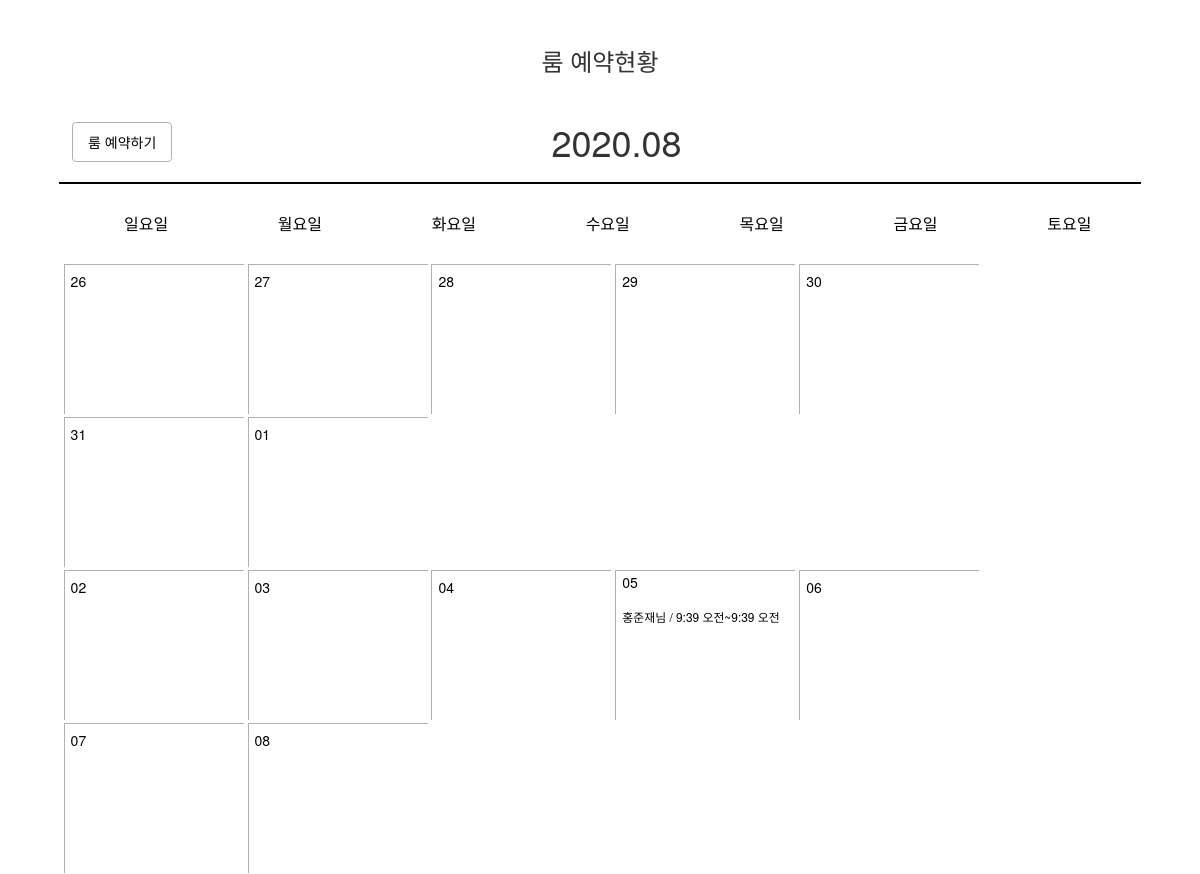
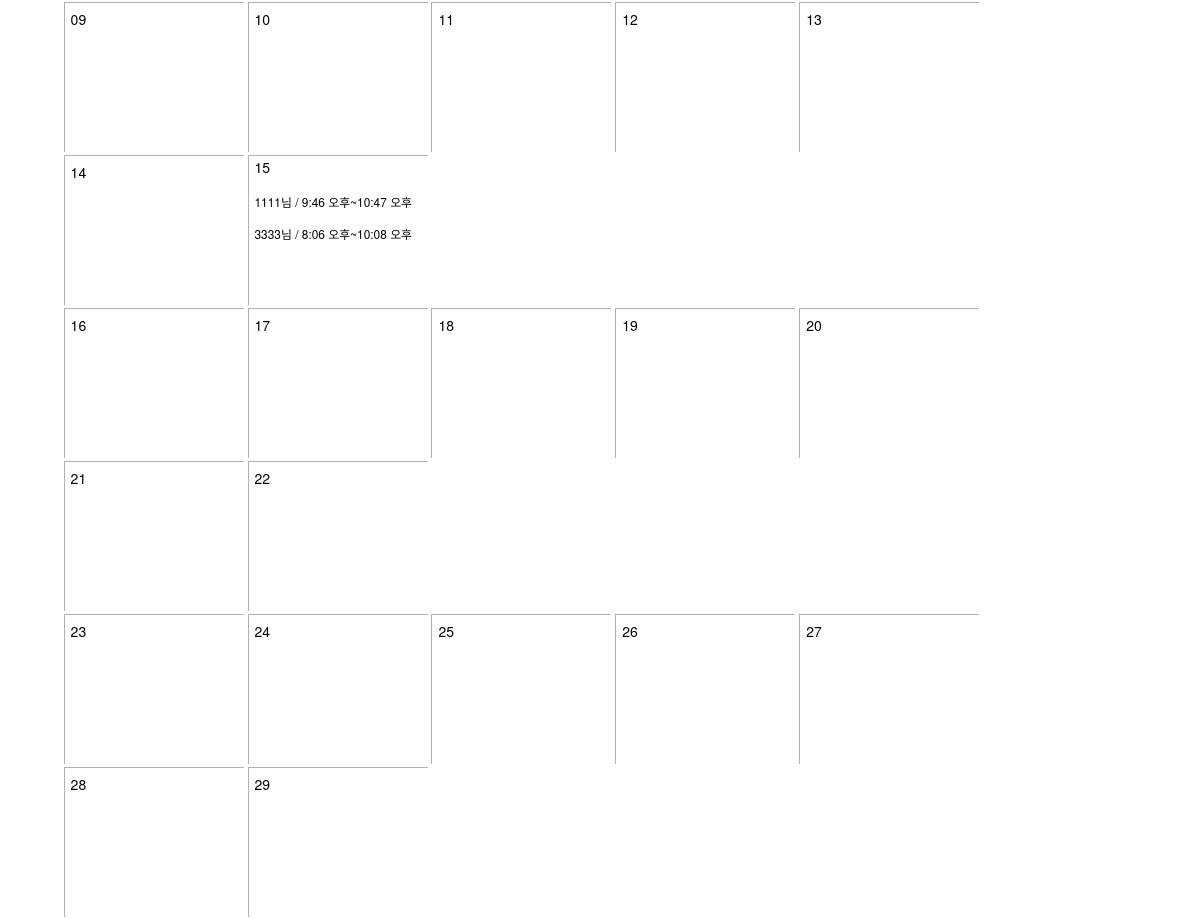
Before: / (upper part) with the older database file (2 pictures, top to bottom).
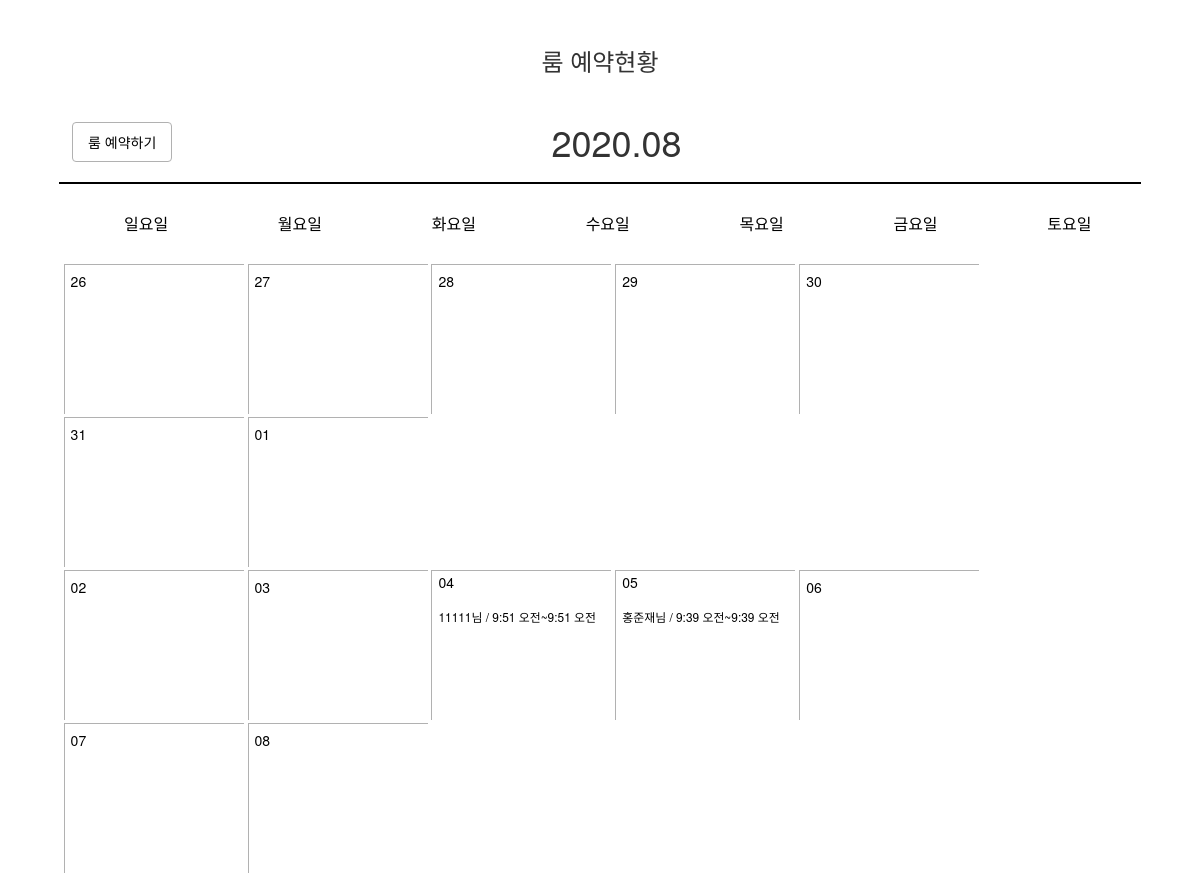
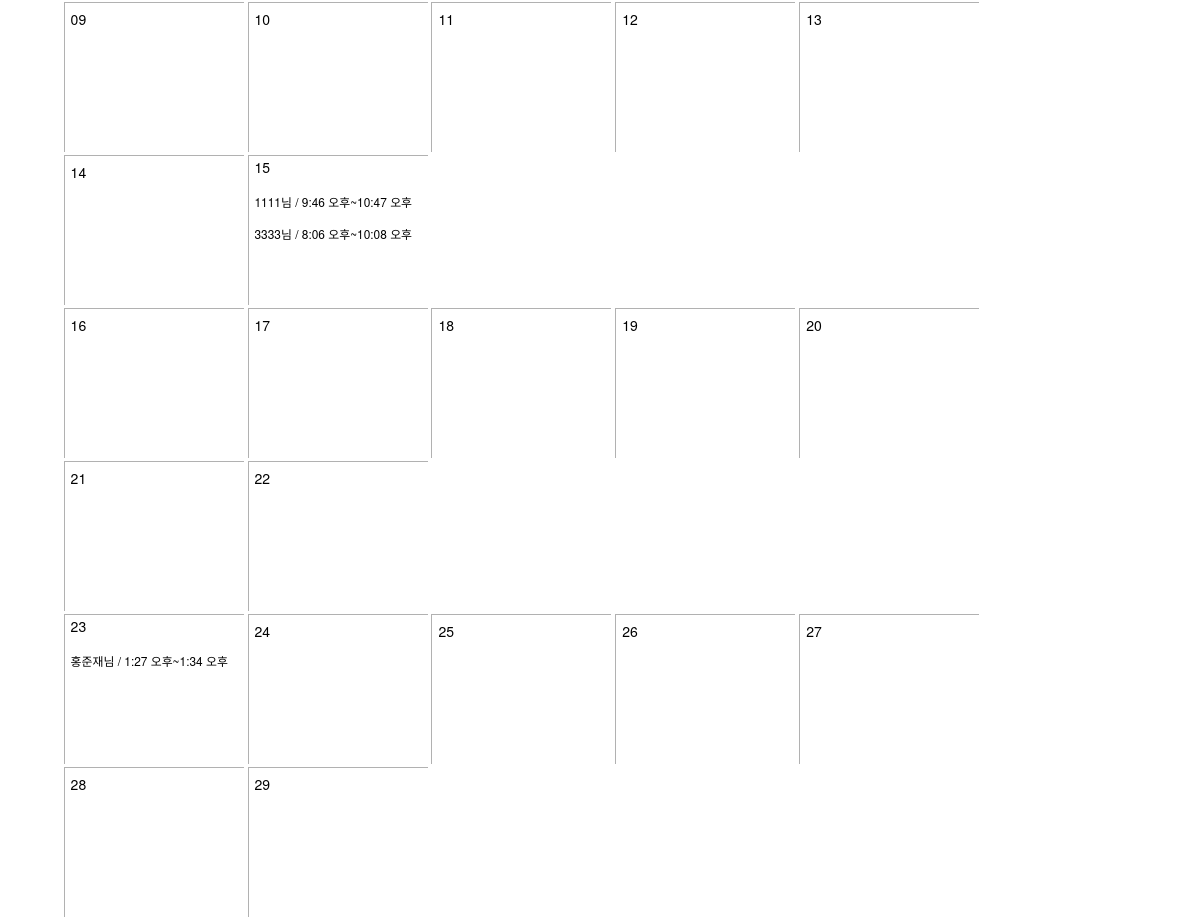
After: the same page with the newer database file (2 pictures, top to bottom).
### rsv/models.py (models this page shows, shortened)
class Board(models.Model):
    name = models.CharField(max_length=10)
    phone_number = models.CharField(max_length=11)
    start_date = models.DateField()
    end_date = models.DateField()
    start_time = models.TimeField()
    end_time = models.TimeField()
    people = models.IntegerField()
    memo = models.TextField()
    m_d = models.CharField(max_length=5)

### rsv/views.py (the view)
# urls.py: path('', views.board, name='index'),
def board(request):
    content = Board.objects
    return render(request, 'index.html', {'boards':content})

### rsv/templates/index.html (shortened to what this page needs)
<!DOCTYPE html>
<html>
<head>
<link rel="stylesheet" href="https://stackpath.bootstrapcdn.com/bootstrap/3.4.1/css/bootstrap.min.css">
<link rel="stylesheet" href="https://stackpath.bootstrapcdn.com/bootstrap/3.4.1/css/bootstrap-theme.min.css">
<link rel="stylesheet" href="https://stackpath.bootstrapcdn.com/font-awesome/4.7.0/css/font-awesome.min.css">
</head>
<body>
  <header>
    <h3 style="text-align: center;">룸 예약현황</h3>
      <div class="do">
        <button class="btn">
          <a href="{% url 'create' %}">룸 예약하기</a>
        </button>
        <h1>
              <div>2020.08</div>
        </h1>
      </div>
      <hr>
</header>
<div id="calendar-wrap">
    <div id="calendar">
        <ul class="weekdays">
            <li>일요일</li>
            <li>월요일</li>
            <li>화요일</li>
            <li>수요일</li>
            <li>목요일</li>
            <li>금요일</li>
            <li>토요일</li>
        </ul>
    </div>
</div>
<br>
<div class="btn2">
    <span>
        <a href="read.html"><button id="07_26" class="subbtn" a href="/07_26"><div class="days">26
          <br>
        </div></button></a>
        <a href="read/"><button id="07_27" class="subbtn"><div class="days">27
          <br>
        </div></button></a>
        <a href="read/"><button id="07_28" class="subbtn"><div class="days">28
          <br>
        </div></button></a>
        <a href="read/"><button id="07_29" class="subbtn"><div class="days">29
          <br>
        </div></button></a>
        <a href="read/"><button id="07_30" class="subbtn"><div class="days">30
          <br>
        </div></button></a>
        <a href="read/"><button id="07_31" class="subbtn"><div class="days">31
          <br>
        </div></button></a>
        <a href="read/"> <button id="08_01" class="subbtn"><div class="days">01
          <br>
        </div></button></a>
    </span>
</div>
<div class="btn2">
    <span>
      <a href="read/"> <button id="08_02" class="subbtn"><div class="days">02
          <br>
        </div></button></a>
        <a href="read/"> <button id="08_03" class="subbtn"><div class="days">03
          <br>
        </div></button></a>
        <a href="read/"><button id="08_04" class="subbtn"><div class="days">04
            <br>
            {%for board in boards.all%}
            {%if board.m_d == "08_04"%}
            <span>
              <p>
                {{board.name}}님 /
                {{board.start_time}}~{{board.end_time}}
              </p>
            </span>
            {%endif%}
            {%endfor%}
        </div></button></a>
        <a href="read/"><button id="08_05" class="subbtn"><div class="days">05
          <br>
          {%for board in boards.all%}
          {%if board.m_d == "08_05"%}
          <span>
            <p>
              {{board.name}}님 /
              {{board.start_time}}~{{board.end_time}}
            </p>
          </span>
          {%endif%}
          {%endfor%}
        </div></button></a>
        <a href="read/"><button id="08_06" class="subbtn"><div class="days">06
          <br>
        </div></button></a>
        <a href="read/"><button id="08_07" class="subbtn"><div class="days">07
          <br>
        </div></button></a>
        <a href="read/"><button id="08_08" class="subbtn"><div class="days">08
          <br>
        </div></button></a>
    </span>
</div>
<div class="btn2">
    <span>
      <a href="read/"><button id="08_09" class="subbtn"><div class="days">09
          <br>
        </div></button></a>
        <a href="read/"> <button id="08_10" class="subbtn"><div class="days">10
          <br>
        </div></button></a>
        <a href="read/"><button id="08_11" class="subbtn"><div class="days">11
          <br>
        </div></button></a>
        <a href="read/"><button id="08_12" class="subbtn"><div class="days">12
          <br>
        </div></button></a>
        <a href="read/"><button id="08_13" class="subbtn"><div class="days">13
          <br>
        </div></button></a>
        <a href="read/"><button id="08_14" class="subbtn"><div class="days">14
          <br>
        </div></button></a>
        <a href="read/"><button id="08_15" class="subbtn"><div class="days">15
          <br>
          {%for board in boards.all%}
          {%if board.m_d == "08_15"%}
          <span>
            <p>
              {{board.name}}님 /
              {{board.start_time}}~{{board.end_time}}
            </p>
          </span>
          {%endif%}
          {%endfor%}
        </div></button></a>
    </span>
</div>
<div class="btn2">
    <span>
      <a href="read/"><button id="08_16" class="subbtn"><div class="days">16
          <br>
        </div></button></a>
        <a href="read/"><button id="08_17" class="subbtn"><div class="days">17
          <br>
        </div></button></a>
        <a href="read/"><button id="08_18" class="subbtn"><div class="days">18
          <br>
        </div></button></a>
        <a href="read/"><button id="08_19" class="subbtn"><div class="days">19
          <br>
        </div></button></a>
        <a href="read/"><button id="08_20" class="subbtn"><div class="days">20
          <br>
        </div></button></a>
        <a href="read/"><button id="08_21" class="subbtn"><div class="days">21
          <br>
        </div></button></a>
        <a href="read/"><button id="08_22" class="subbtn"><div class="days">22
          <br>
        </div></button></a>
    </span>
</div>
<div class="btn2">
    <span>
      <a href="read/"><button id="08_23" class="subbtn"><div class="days">23
          <br>
          {%for board in boards.all%}
          {%if board.m_d == "08_23"%}
          <span>
            <p>
              {{board.name}}님 /
              {{board.start_time}}~{{board.end_time}}
            </p>
          </span>
          {%endif%}
          {%endfor%}
        </div></button></a>
        <a href="read/"><button id="08_24" class="subbtn"><div class="days">24
          <br>
        </div></button></a>
        <a href="read/"><button id="08_25" class="subbtn"><div class="days">25
          <br>
        </div></button></a>
        <a href="read/"><button id="08_26" class="subbtn"><div class="days">26
          <br>
        </div></button></a>
        <a href="read/"><button id="08_27" class="subbtn"><div class="days">27
          <br>
        </div></button></a>
        <a href="read/"><button id="08_28" class="subbtn"><div class="days">28
          <br>
        </div></button></a>
        <a href="read/"><button id="08_29" class="subbtn"><div class="days">29
          <br>
        </div></button></a>
    </span>
</div>
</body>
</html>

### rsv/templates/index.html (style rules this page uses)
h1 { margin-left: 42.5%; }
#calendar { width: 90%; margin-left: 4.9em; }
#calendar ul { list-style: none; padding: 0; margin: 0; width: 100%; }
#calendar li { display: block; float: left; width: 14.342%; padding: 5px; box-sizing: border-box; border: 1px solid #ccc; margin-right: -1px; margin-bottom: -1px; }
#calendar ul.weekdays { height: 40px; background: white; }
#calendar ul.weekdays li { text-align: center; text-transform: uppercase; line-height: 20px; border: none !important; padding: 10px 6px; margin-bottom: 10px; color:black; font-size: 16px; }
a:link { color: black; text-decoration: none; }
h3 { margin: 2em; }
.do { margin-left: 4.3em; font-size: 1.2em; }
hr { width: 90%; border: black solid 0.02px; }
.btn { background-color: white; border: rgb(177, 177, 177) 1px solid; width: 100px; height: 40px; float: left; }
.btn2 { margin-left: 5.3%; width: 90% }
.subbtn { width: 180px; height: 150px; border: solid 0.5px rgb(177, 177, 177); border-right: none; border-bottom: none; background-color: white; }
.days { float: left; text-align: left; margin-bottom: 70%; }
p { font-size: 11.9px; }
span, p { margin-top: 10%; }

Changed rows visible on the page:
added Board: name "11111", start_time "9:51 오전", end_time "9:51 오전", shown under "2020.08"
added Board: name "홍준재", start_time "1:27 오후", end_time "1:34 오후"
